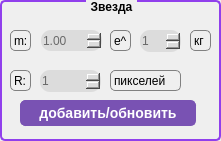
   <widget class="QGroupBox" name="groupBox_2">
    <property name="geometry">
     <rect>
      <x>10</x>
      <y>100</y>
      <width>221</width>
      <height>141</height>
     </rect>
    </property>
    <property name="font">
     <font>
      <bold>true</bold>
     </font>
    </property>
    <property name="styleSheet">
     <string notr="true">QGroupBox {
     background-color: qlineargradient(x1: 0, y1: 0, x2: 0, y2: 1,
                                       stop: 0 #E0E0E0, stop: 1 #FFFFFF);
     border: 2px solid rgb(144, 63, 236);
     border-radius: 5px;
     margin-top: 0ex; /* оставляем пространство вверху для заголовка */
 }

 QGroupBox::title {
     subcontrol-origin: margin;
     subcontrol-position: top center; /* помещаем вверху по центру */
     padding: 0 3px;
     background-color: qlineargradient(x1: 0, y1: 0, x2: 0, y2: 1,
                                       stop: 0 #FFOECE, stop: 1 #FFFFFF);
 }</string>
    </property>
    <property name="title">
     <string>Звезда</string>
    </property>
    <widget class="QLabel" name="label">
     <property name="geometry">
      <rect>
       <x>10</x>
       <y>30</y>
       <width>21</width>
       <height>21</height>
      </rect>
     </property>
     <property name="styleSheet">
      <string notr="true">QLabel {
     background-color: qlineargradient(x1: 0, y1: 0, x2: 0, y2: 1,
                                       stop: 0 #E0E0E0, stop: 1 #FFFFFF);
     border: 1px solid gray;
     border-radius: 5px;
     margin-top: 0ex; /* оставляем пространство вверху для заголовка */
 }
</string>
     </property>
     <property name="text">
      <string>m:</string>
     </property>
    </widget>
    <widget class="QDoubleSpinBox" name="star_m">
     <property name="geometry">
      <rect>
       <x>41</x>
       <y>30</y>
       <width>61</width>
       <height>21</height>
      </rect>
     </property>
     <property name="styleSheet">
      <string notr="true">QDoubleSpinBox {
                              display: inline-block;
                              font-size: 12px;
                              cursor: pointer;
                              text-align: center;
                              text-decoration: none;
                              outline: none;
                              color: #696969;
                              background-color: #DCDCDC;
                              border: none;
                              border-radius: 10px;
                              box-shadow: 0 9px #999;
}</string>
     </property>
     <property name="minimum">
      <double>1.000000000000000</double>
     </property>
    </widget>
    <widget class="QLabel" name="label_2">
     <property name="geometry">
      <rect>
       <x>110</x>
       <y>30</y>
       <width>21</width>
       <height>21</height>
      </rect>
     </property>
     <property name="styleSheet">
      <string notr="true">QLabel {
     background-color: qlineargradient(x1: 0, y1: 0, x2: 0, y2: 1,
                                       stop: 0 #E0E0E0, stop: 1 #FFFFFF);
     border: 1px solid gray;
     border-radius: 5px;
     margin-top: 0ex; /* оставляем пространство вверху для заголовка */
 }</string>
     </property>
     <property name="text">
      <string>e^</string>
     </property>
    </widget>
    <widget class="QSpinBox" name="star_m_e">
     <property name="geometry">
      <rect>
       <x>140</x>
       <y>30</y>
       <width>41</width>
       <height>22</height>
      </rect>
     </property>
     <property name="styleSheet">
      <string notr="true">QSpinBox {
                              display: inline-block;
                              font-size: 12px;
                              cursor: pointer;
                              text-align: center;
                              text-decoration: none;
                              outline: none;
                              color: #696969;
                              background-color: #DCDCDC;
                              border: none;
                              border-radius: 10px;
                              box-shadow: 0 9px #999;
}</string>
     </property>
     <property name="minimum">
      <number>1</number>
     </property>
    </widget>
    <widget class="QLabel" name="label_3">
     <property name="geometry">
      <rect>
       <x>190</x>
       <y>30</y>
       <width>21</width>
       <height>21</height>
      </rect>
     </property>
     <property name="styleSheet">
      <string notr="true">QLabel {
     background-color: qlineargradient(x1: 0, y1: 0, x2: 0, y2: 1,
                                       stop: 0 #E0E0E0, stop: 1 #FFFFFF);
     border: 1px solid gray;
     border-radius: 5px;
     margin-top: 0ex; /* оставляем пространство вверху для заголовка */
 }</string>
     </property>
     <property name="text">
      <string>кг</string>
     </property>
    </widget>
    <widget class="QLabel" name="label_4">
     <property name="geometry">
      <rect>
       <x>10</x>
       <y>70</y>
       <width>21</width>
       <height>21</height>
      </rect>
     </property>
     <property name="styleSheet">
      <string notr="true">QLabel {
     background-color: qlineargradient(x1: 0, y1: 0, x2: 0, y2: 1,
                                       stop: 0 #E0E0E0, stop: 1 #FFFFFF);
     border: 1px solid gray;
     border-radius: 5px;
     margin-top: 0ex; /* оставляем пространство вверху для заголовка */
 }</string>
     </property>
     <property name="text">
      <string>R:</string>
     </property>
    </widget>
    <widget class="QSpinBox" name="star_r">
     <property name="geometry">
      <rect>
       <x>40</x>
       <y>70</y>
       <width>61</width>
       <height>22</height>
      </rect>
     </property>
     <property name="styleSheet">
      <string notr="true">QSpinBox {
                              display: inline-block;
                              font-size: 12px;
                              cursor: pointer;
                              text-align: center;
                              text-decoration: none;
                              outline: none;
                              color: #696969;
                              background-color: #DCDCDC;
                              border: none;
                              border-radius: 10px;
                              box-shadow: 0 9px #999;
}</string>
     </property>
     <property name="minimum">
      <number>1</number>
     </property>
     <property name="maximum">
      <number>140</number>
     </property>
    </widget>
    <widget class="QLabel" name="label_5">
     <property name="geometry">
      <rect>
       <x>110</x>
       <y>70</y>
       <width>71</width>
       <height>21</height>
      </rect>
     </property>
     <property name="styleSheet">
      <string notr="true">QLabel {
     background-color: qlineargradient(x1: 0, y1: 0, x2: 0, y2: 1,
                                       stop: 0 #E0E0E0, stop: 1 #FFFFFF);
     border: 1px solid gray;
     border-radius: 5px;
     margin-top: 0ex; /* оставляем пространство вверху для заголовка */
 }</string>
     </property>
     <property name="text">
      <string>пикселей</string>
     </property>
    </widget>
    <widget class="QPushButton" name="updateStar">
     <property name="geometry">
      <rect>
       <x>20</x>
       <y>100</y>
       <width>191</width>
       <height>41</height>
      </rect>
     </property>
     <property name="styleSheet">
      <string notr="true">QPushButton {
	padding: 0 15px;
	margin: 0 15px 15px 0;
	outline: none;
	border: 1px solid #7952b3;  
	border-radius: 5px;
	height: 38px;
	line-height: 38px;
	font-size: 14px;
	font-weight: 600;
	text-decoration: none;
	color: #fff;
	background-color: #7952b3;
}
QPushButton:flat {
    border: true; 
}
QPushButton:pressed {
	background-color: #61428f;
	border-color: #61428f;
}
QPushButton:disabled {
	opacity: 0.65;
}</string>
     </property>
     <property name="text">
      <string>добавить/обновить</string>
     </property>
    </widget>
   </widget>
